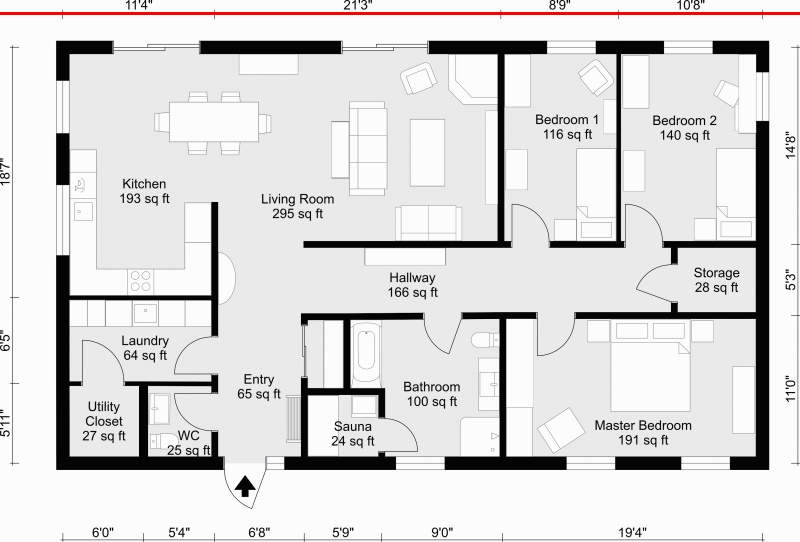
#> input picture lab/TRY004-input/TRY004-floorplan001.jpg, 800 x 542 px
$ python corner_detector-harris.py --input TRY004-input/TRY004-floorplan001.jpg
#> lines starting #> are read from the running program, lines starting #| are printed output that depends on the picture
#> further down, src is the input picture: shape (542, 800, 3); mean B, G, R 218, 218, 219.2
from __future__ import print_function
import cv2 as cv
import numpy as np
import argparse

source_window = 'Source image'
corners_window = 'Corners detected'
max_thresh = 255

def cornerHarris_demo(val):
#> called with val = 200
    thresh = val

    # Detector parameters
    blockSize = 2
    apertureSize = 3
    k = 0.04

    # Detecting corners
    dst = cv.cornerHarris(src_gray, blockSize, apertureSize, k)
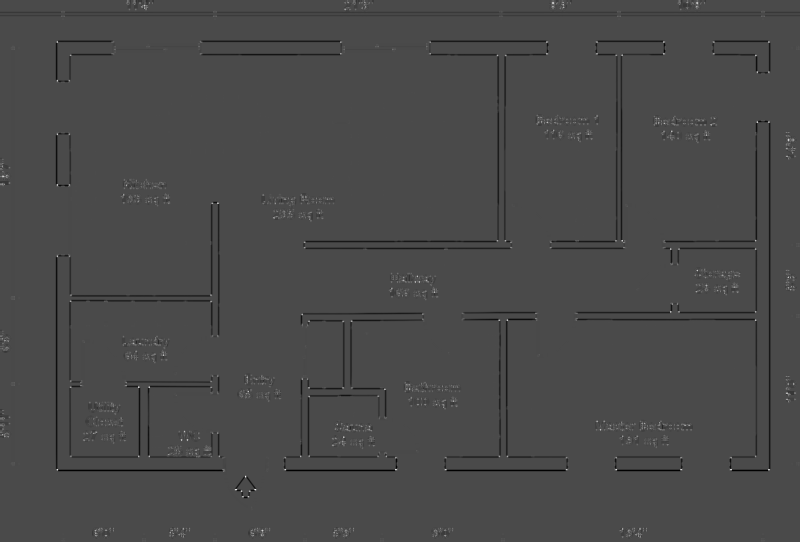
#> dst: shape (542, 800) float32; min -0.0328, max 0.0791, mean -0.000422; drawn with min black and max white

    # Normalizing
    dst_norm = np.empty(dst.shape, dtype=np.float32)
    cv.normalize(dst, dst_norm, alpha=0, beta=255, norm_type=cv.NORM_MINMAX)
    dst_norm_scaled = cv.convertScaleAbs(dst_norm)

    # Drawing a circle around corners
    for i in range(dst_norm.shape[0]):
        for j in range(dst_norm.shape[1]):
            if int(dst_norm[i,j]) > thresh:
                cv.circle(dst_norm_scaled, (j,i), 5, (0), 2)
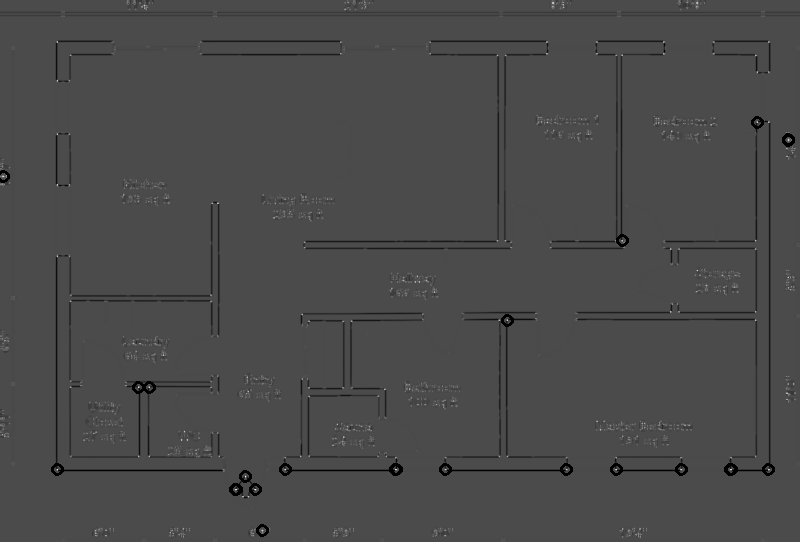
#> dst_norm_scaled: shape (542, 800); min 0, max 255, mean 73.7

    # Showing the result
    cv.namedWindow(corners_window)
    cv.imshow(corners_window, dst_norm_scaled)

# Load source image and convert it to gray
parser = argparse.ArgumentParser(description='Code for Harris corner detector tutorial.')
parser.add_argument('--input', help='Path to input image.', default='building.jpg')
args = parser.parse_args()

src = cv.imread(cv.samples.findFile(args.input))
if src is None:
    print('Could not open or find the image:', args.input)
    exit(0)

src_gray = cv.cvtColor(src, cv.COLOR_BGR2GRAY)

# Create a window and a trackbar
cv.namedWindow(source_window)
thresh = 200 # initial threshold
cv.createTrackbar('Threshold: ', source_window, thresh, max_thresh, cornerHarris_demo)
cv.imshow(source_window, src)
cornerHarris_demo(thresh)

cv.waitKey()

$ run again, on lab/TRY004-input/journal1.jpg
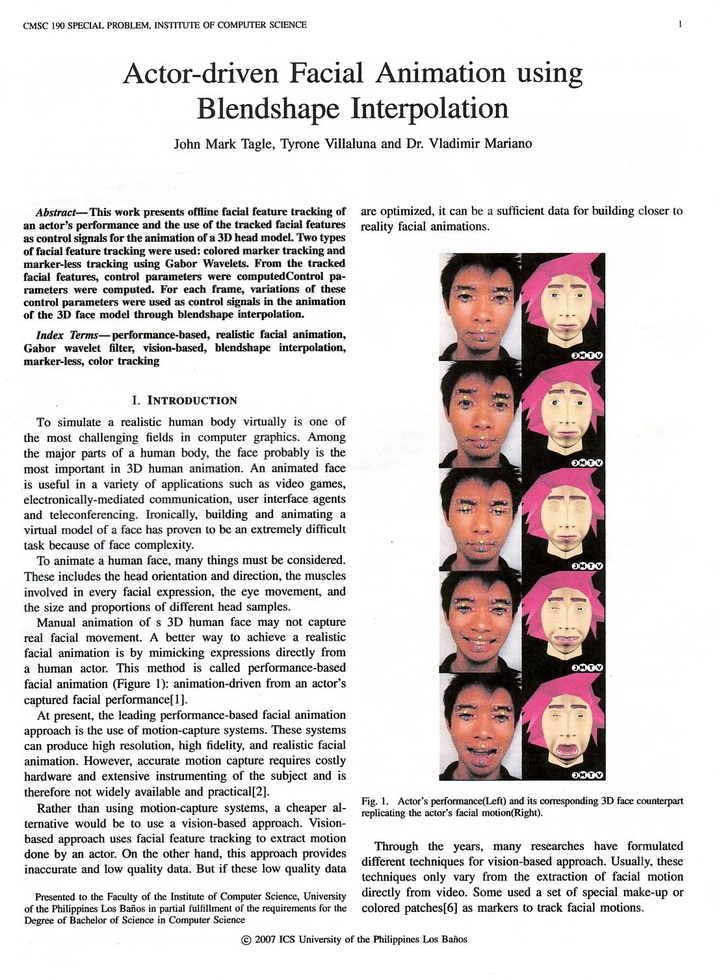
#> input picture lab/TRY004-input/journal1.jpg, 721 x 979 px, shrunk from 1109 x 1505 before the run
#> src is the input picture: shape (979, 721, 3); mean B, G, R 216, 216.3, 221.7
#> `src_gray = cv.cvtColor(src, cv.COLOR_BGR2GRAY)`:
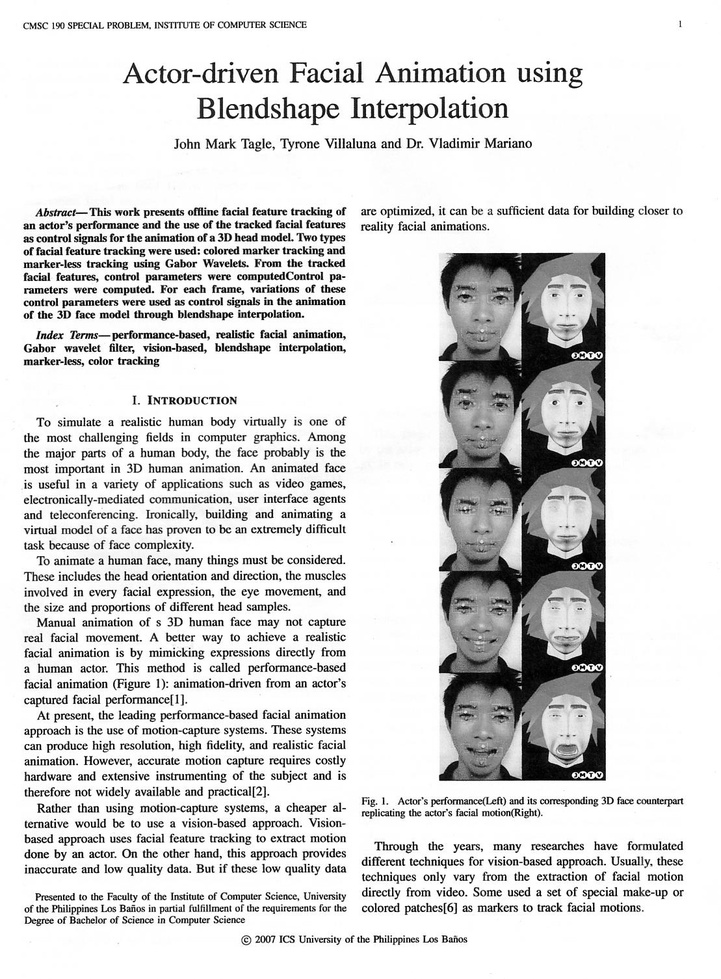
#> src_gray: shape (979, 721); min 0, max 255, mean 217.9
#> after the loop in cornerHarris_demo, `for i in range(dst_norm.shape[0]):`:
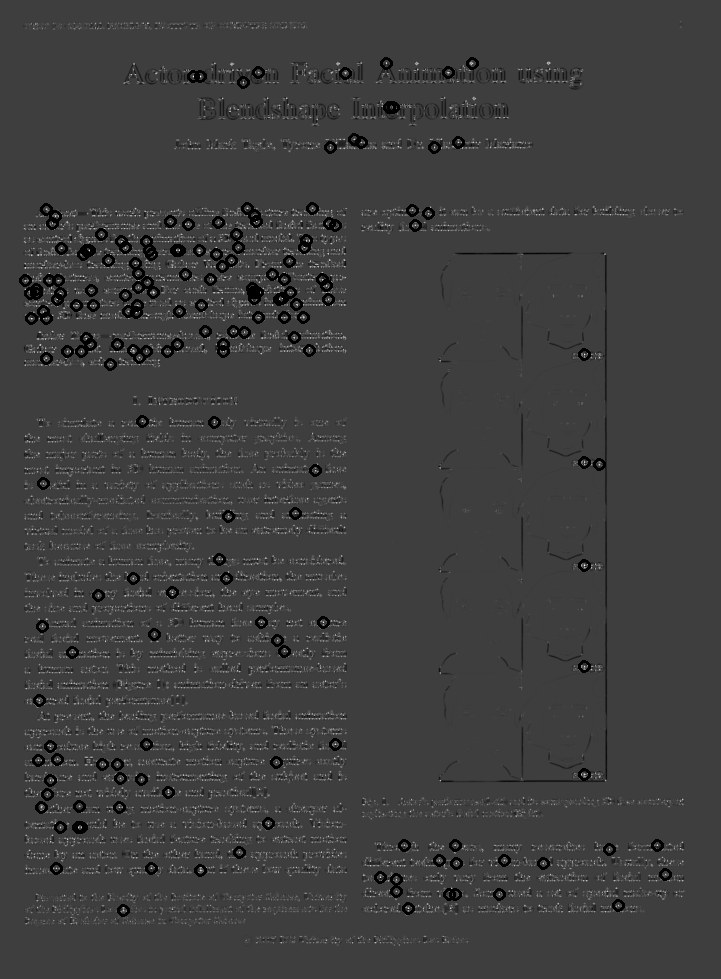
#> dst_norm_scaled: shape (979, 721); min 0, max 255, mean 62.4

$ run again, on lab/TRY004-input/news1.jpg
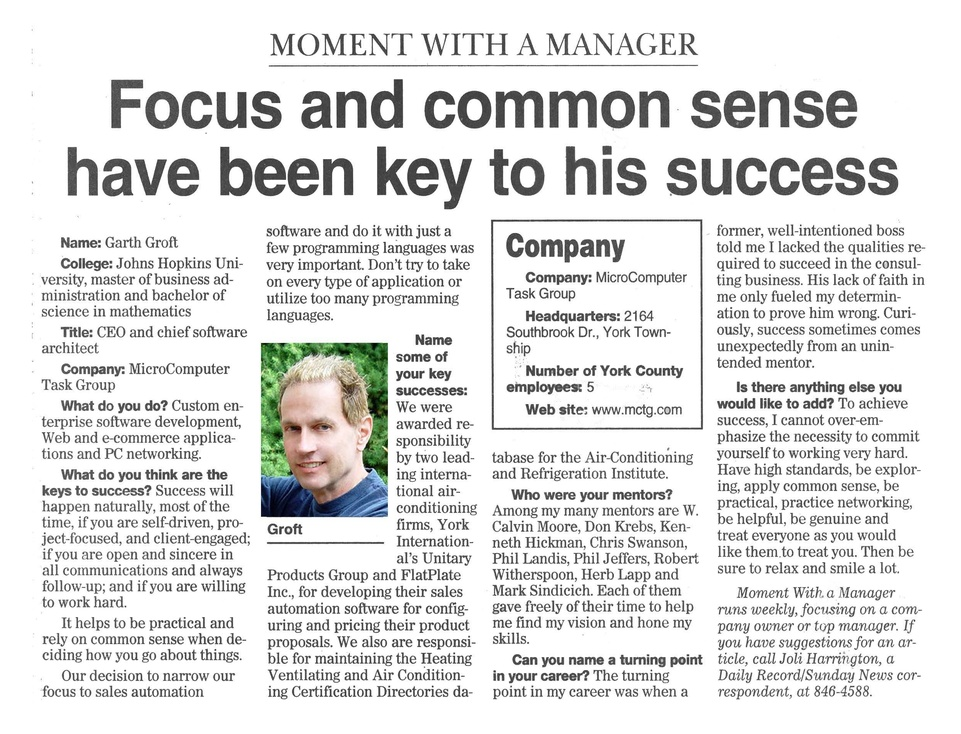
#> input picture lab/TRY004-input/news1.jpg, 961 x 734 px, shrunk from 2500 x 1909 before the run
#> src is the input picture: shape (734, 961, 3); mean B, G, R 224.5, 225.2, 224.9
#> `src_gray = cv.cvtColor(src, cv.COLOR_BGR2GRAY)`:
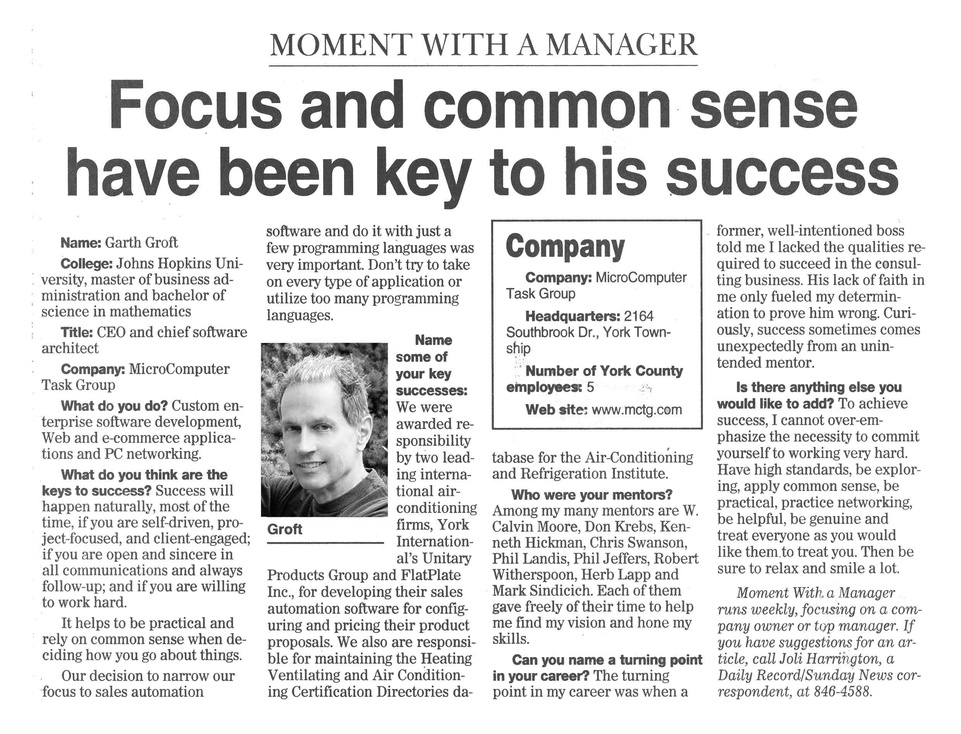
#> src_gray: shape (734, 961); min 0, max 255, mean 225
#> in cornerHarris_demo, `dst = cv.cornerHarris(src_gray, blockSize, apertureSize, k)`:
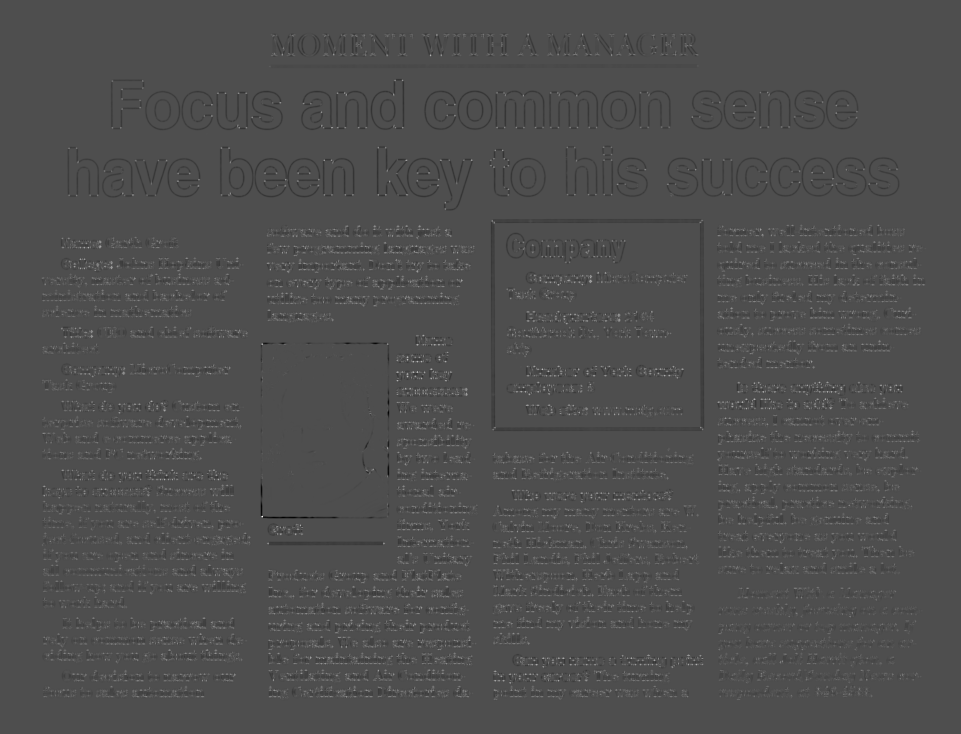
#> dst: shape (734, 961) float32; min -0.0252, max 0.057, mean 0.000168; drawn with min black and max white
